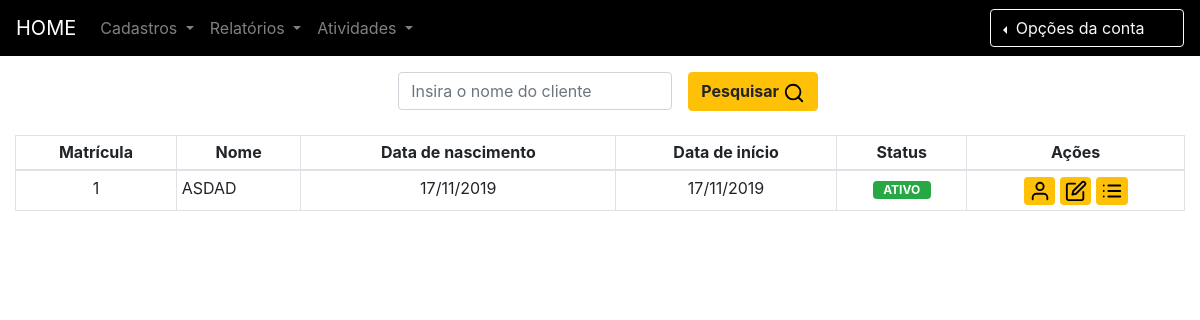
Page /cliente/clientes-cadastrados/ (signed in) on the earlier database version.
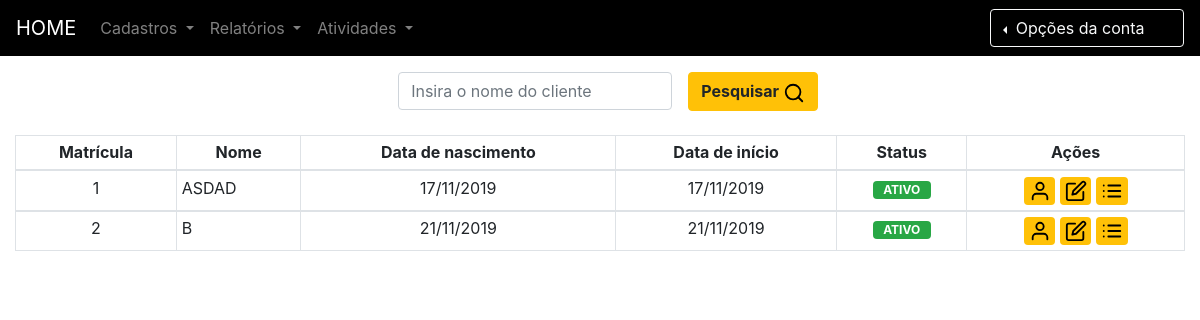
Same page on the later database version.
### clientes/models.py (models this page shows, shortened)
class Cliente(models.Model):
    id = models.AutoField(primary_key=True)
    user = models.OneToOneField(settings.AUTH_USER_MODEL, on_delete=models.CASCADE, null=True, blank=True)
    cpf = models.CharField('CPF:', max_length = 11, blank=False, validators=[validar_cpf])
    rg = models.CharField('RG:', max_length = 14, blank=False)
    nome = models.CharField('Nome:', max_length = 100, blank=False)
    endereco = models.CharField('Endereço:', max_length = 150, blank=False)
    complemento = models.CharField('Complemento do endereço:', max_length = 150, null=True, blank=True)
    bairro = models.CharField('Bairro:', max_length = 40, blank=False)
    cidade = models.CharField('Cidade:', max_length = 40, blank=False)
    uf = models.CharField('UF:',  choices=UF,max_length = 2, blank=False)
    nascimento = models.DateField('Data de nascimento:', blank = False)
    telefone = models.CharField('Telefone:', max_length = 12, blank=True, null=True, validators=[validar_telefone])
    email = models.EmailField(max_length=70, null=True, blank=True, unique=True)
    dataInicio = models.DateField('Data de início:', blank = False)
    created_at = models.DateTimeField('Criado em',auto_now_add = True)
    updated_at = models.DateTimeField('Atualizado em',auto_now = True)
    status = models.CharField('Status:', choices=STATUS,max_length = 7, blank=False)
    class Meta:
	    verbose_name = "Cliente"
	    verbose_name_plural = "Clientes"
	    ordering = ['id','cpf','rg','nome','dataInicio','status']

### clientes/views.py (the view)
# urls.py: path('clientes-cadastrados/',views.listar_clientes, name="listar_clientes"),
@permission_required('clientes.view_cliente', login_url=views.autorizacao_negada)
def listar_clientes(request):
    clientes = Cliente.objects.all().order_by('id')
    template_name = 'listar-clientes.html'
    pesquisar = request.GET.get('pesquisar_cliente')
    if is_valid_queryparam(pesquisar):
        clientes = clientes.filter(nome__icontains=pesquisar) #Pesquisar por objetos que contém a string contida na variável pesquisar.
    context = {
        'clientes': clientes,
    }
    return render(request, template_name, context)

### clientes/views.py (called while the page is built)
def is_valid_queryparam(param):
    return param != '' and param is not None

### clientes/templates/listar-clientes.html (shortened to what this page needs)
{% extends "base.html" %}
{% block content %}
<br/><br/><br/>
<div class="container">
	<div class="row">
		<form class="form-inline mx-auto">
			<div class="form-group mx-sm-3 ">
				<input type="text" class="form-control" name="pesquisar_cliente" placeholder="Insira o nome do cliente">
			</div>
			<button type="submit" class="btn btn-warning font-weight-bold">Pesquisar <img src="/static/feather/search.svg" alt="search" class="icone"></button>
		</form>
	</div>
</div>
<br/>
<div class="table-responsive col-md-12">
	<table class="table table-bordered  table-hover table-sm" cellspacing="0" cellpadding="0">
		<thead>
			<tr>
				<th class="text-center">Matrícula</th>
				<th class="text-center">Nome</th>
				<th class="text-center">Data de nascimento</th>
				<th class="text-center">Data de início</th>
				<th class="text-center">Status</th>
				<th class="text-center">Ações</th>
			</tr>
		</thead>
		<tbody>
			<tr>
				{% for cliente in clientes %}
				<td class="text-center">{{ cliente.id }}</td>
				<td >{{ cliente.nome|upper }}</td>
				<td class="text-center">{{ cliente.nascimento|date:"d/m/Y" }}</td>
				<td class="text-center">{{ cliente.dataInicio|date:"d/m/Y" }}</td>
				<td class="text-center">
					{% if cliente.status == "ATIVO" %}
					<span class="badge badge-success mx-auto">&nbsp;&nbsp;{{ cliente.status }}&nbsp;&nbsp;</span>
					{% else %}
					<span class="badge badge-danger mx-auto">{{ cliente.status }}</span>
					{% endif%}
				</td>
				<td class=" text-center actions">
					<a href="{% url 'dados_cliente' id=cliente.id %}" class="badge badge-warning" data-toggle="tooltip" data-placement="top" title="Informações completas"><img src="/static/feather/user.svg" alt="user" class="icone">
					</a>
					<a href="{% url 'editar_cliente' pk=cliente.pk %}" class="badge badge-warning" data-toggle="tooltip" data-placement="top" title="Editar dados"><img src="/static/feather/edit.svg" alt="edit" class="icone">
					</a>
					<a href="{% url 'listar_mensalidades' id=cliente.id %}" class="badge badge-warning" data-toggle="tooltip" data-placement="top" title="Listar mensalidades"><img src="/static/feather/list.svg" alt="list" class="icone">
					</a>
				</td>
			</tr>
		</tbody>
	</tbody>{% endfor %}
</table>
</div>
{% endblock %}

Differences in the rows shown:
added Cliente: id "2", nome "B", nascimento "21/11/2019", dataInicio "21/11/2019", status "ATIVO"
